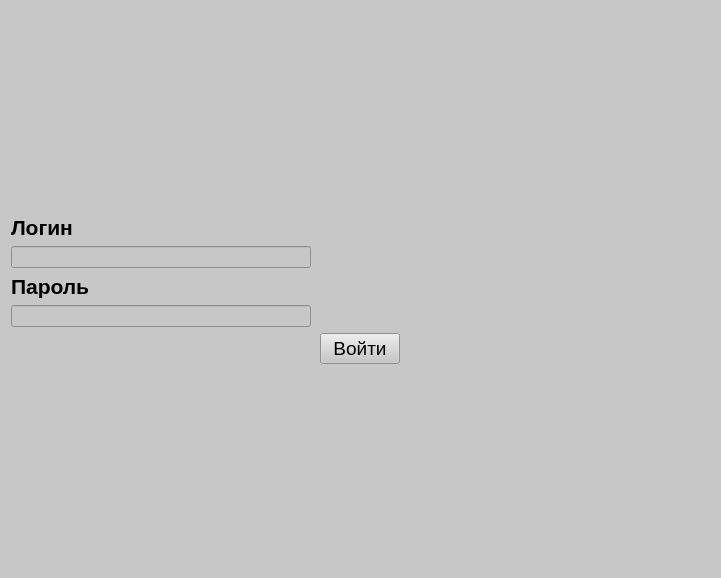
<?xml version="1.0" encoding="UTF-8"?>
<ui version="4.0">
 <class>Form</class>
 <widget class="QWidget" name="Form">
  <property name="geometry">
   <rect>
    <x>0</x>
    <y>0</y>
    <width>721</width>
    <height>578</height>
   </rect>
  </property>
  <property name="windowTitle">
   <string>Авторизация</string>
  </property>
  <property name="styleSheet">
   <string notr="true">background-color: rgb(199, 199, 199)</string>
  </property>
  <layout class="QVBoxLayout" name="verticalLayout_2">
   <item>
    <layout class="QVBoxLayout" name="verticalLayout">
     <item>
      <spacer name="verticalSpacer_2">
       <property name="orientation">
        <enum>Qt::Vertical</enum>
       </property>
       <property name="sizeHint" stdset="0">
        <size>
         <width>20</width>
         <height>40</height>
        </size>
       </property>
      </spacer>
     </item>
     <item>
      <widget class="QLabel" name="login">
       <property name="font">
        <font>
         <pointsize>16</pointsize>
         <weight>75</weight>
         <bold>true</bold>
        </font>
       </property>
       <property name="text">
        <string>Логин</string>
       </property>
      </widget>
     </item>
     <item>
      <widget class="QLineEdit" name="login_edit">
       <property name="maximumSize">
        <size>
         <width>300</width>
         <height>16777215</height>
        </size>
       </property>
      </widget>
     </item>
     <item>
      <widget class="QLabel" name="password">
       <property name="font">
        <font>
         <pointsize>16</pointsize>
         <weight>75</weight>
         <bold>true</bold>
        </font>
       </property>
       <property name="text">
        <string>Пароль</string>
       </property>
      </widget>
     </item>
     <item>
      <widget class="QLineEdit" name="password_edit">
       <property name="maximumSize">
        <size>
         <width>300</width>
         <height>16777215</height>
        </size>
       </property>
      </widget>
     </item>
     <item alignment="Qt::AlignHCenter">
      <widget class="QPushButton" name="pushButton">
       <property name="font">
        <font>
         <pointsize>14</pointsize>
        </font>
       </property>
       <property name="text">
        <string>Войти</string>
       </property>
      </widget>
     </item>
     <item>
      <spacer name="verticalSpacer">
       <property name="orientation">
        <enum>Qt::Vertical</enum>
       </property>
       <property name="sizeHint" stdset="0">
        <size>
         <width>20</width>
         <height>40</height>
        </size>
       </property>
      </spacer>
     </item>
    </layout>
   </item>
  </layout>
 </widget>
 <resources/>
 <connections/>
</ui>
